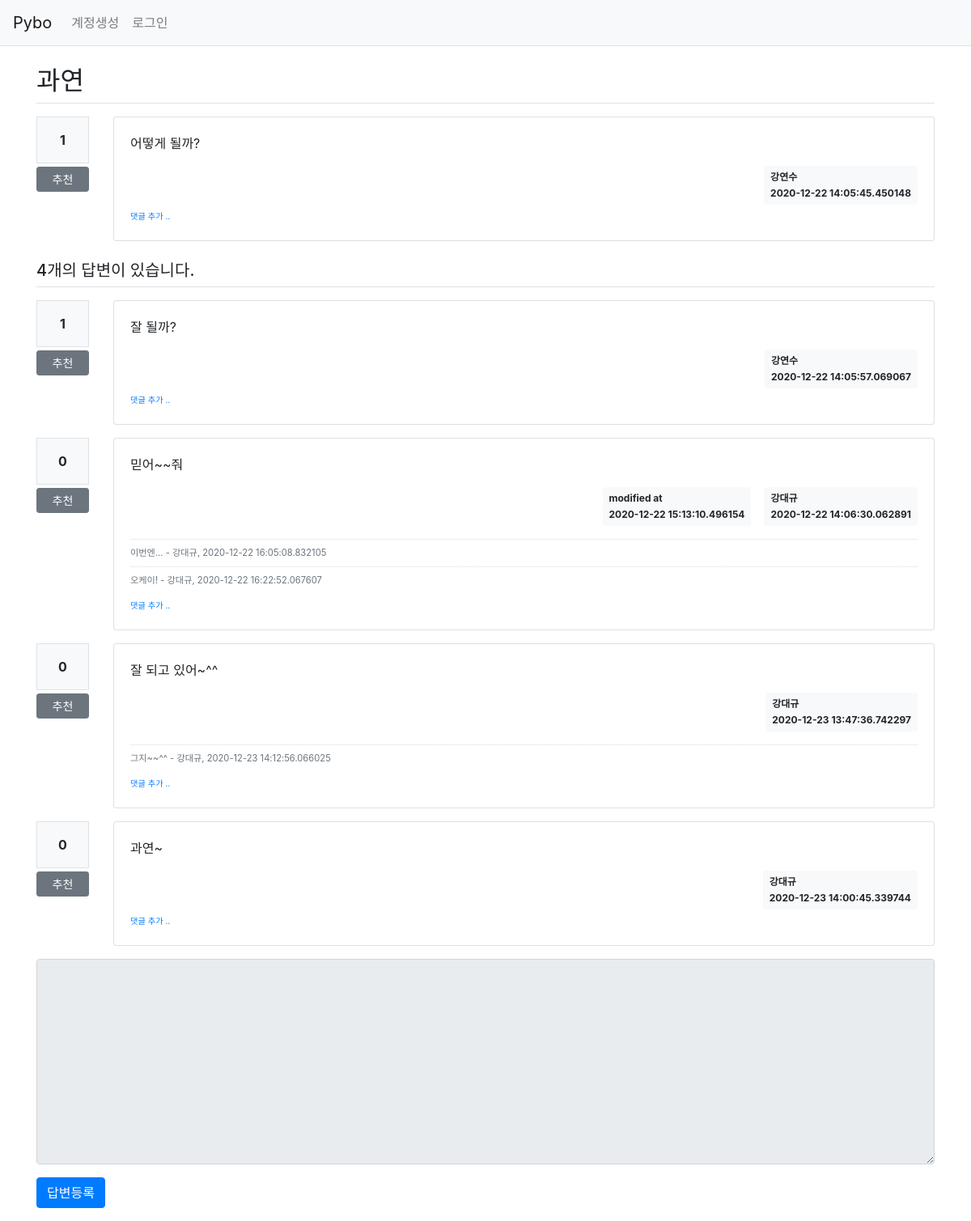
The page /question/detail/310/ on the database its author committed.
### pybo/models.py (models this page shows)
class Question(db.Model):
    id = db.Column(db.Integer, primary_key=True)
    subject = db.Column(db.String(200), nullable=False)
    content = db.Column(db.Text(), nullable=False)
    create_date = db.Column(db.DateTime(), nullable=False)
    user_id = db.Column(db.Integer, db.ForeignKey('user.id', ondelete='CASCADE'), nullable=False)
    user = db.relationship('User', backref=db.backref('question_set'))
    modify_date = db.Column(db.DateTime(), nullable=True)
    voter = db.relationship('User', secondary=question_voter, backref=db.backref('question_voter_set'))

class User(db.Model):
    id = db.Column(db.Integer, primary_key=True)
    username = db.Column(db.String(150), unique=True, nullable=False)
    password = db.Column(db.String(200), nullable=False)
    email = db.Column(db.String(120), unique=True, nullable=False)

class Answer(db.Model):
    id = db.Column(db.Integer, primary_key=True)
    question_id = db.Column(db.Integer, db.ForeignKey('question.id', ondelete='CASCADE'))
    question = db.relationship('Question', backref=db.backref('answer_set'))
    content = db.Column(db.Text(), nullable=False)
    create_date = db.Column(db.DateTime(), nullable=False)
    user_id = db.Column(db.Integer, db.ForeignKey('user.id', ondelete='CASCADE'), nullable=False)
    user = db.relationship('User', backref=db.backref('answer_set'))
    modify_date = db.Column(db.DateTime(), nullable=True)
    voter = db.relationship('User', secondary=answer_voter, backref=db.backref('answer_voter_set'))

class Comment(db.Model):
    id = db.Column(db.Integer, primary_key=True)
    user_id = db.Column(db.Integer, db.ForeignKey('user.id', ondelete='CASCADE'), nullable=False)
    user = db.relationship('User', backref=db.backref('comment_set'))
    content = db.Column(db.Text(), nullable=False)
    create_date = db.Column(db.DateTime(), nullable=False)
    modify_date = db.Column(db.DateTime())
    question_id = db.Column(db.Integer, db.ForeignKey('question.id', ondelete='CASCADE'), nullable=True)
    question = db.relationship('Question', backref=db.backref('comment_set'))
    answer_id = db.Column(db.Integer, db.ForeignKey('answer.id', ondelete='CASCADE'), nullable=True)
    answer = db.relationship('Answer', backref=db.backref('comment_set'))

### pybo/views/question_views.py (the view)
@bp.route('/detail/<int:question_id>/')
def detail(question_id):
    form = AnswerForm()
    question = Question.query.get_or_404(question_id)
    return render_template('question/question_detail.html', question=question, form=form)

### pybo/forms.py
class AnswerForm(FlaskForm):
    content = TextAreaField('내용', validators=[DataRequired('내용은 필수입력 항목입니다.')])

### pybo/views/auth_views.py (called while the page is built)
@bp.before_app_request
def load_logged_in_user():
    user_id = session.get('user_id')
    if user_id is None:
        g.user = None
    else:
        g.user = User.query.get(user_id)

### pybo/templates/question/question_detail.html (shortened to what this page needs)
{% extends 'base.html' %}
{% block content %}
<div class="container my-3">
    <h2 class="border-bottom py-2">{{ question.subject }}</h2>
    <div class="row my-3">
        <div class="col-1">
            <div class="bg-light text-center p-3 border font-weight-bolder mb-1">{{ question.voter|length }}</div>
            <a href="#" data-uri="{{ url_for('vote.question', question_id=question.id) }}"
               class="recommend btn btn-sm btn-secondary btn-block my-1">추천</a>
        </div>
        <div class="col-11">
            <div class="card">
                <div class="card-body">
                    <div class="card-text">{{ question.content|markdown }}</div>
                    <div class="d-flex justify-content-end">
                        <div class="badge badge-light p-2 text-left">
                            <div class="mb-2">{{ question.user.username }}</div>
                            <div>{{ question.create_date }}</div>
                        </div>
                    </div>
                    <div>
                        <a href="{{ url_for('comment.create_question', question_id=question.id) }}"
                           class="small"><small>댓글 추가 ..</small></a>
                    </div>
                </div>
            </div>
        </div>
    </div>
    <h5 class="border-bottom my-3 py-2">{{ question.answer_set|length }}개의 답변이 있습니다.</h5>
    {% for answer in question.answer_set %}
    <div class="row my-3">
        <div class="col-1">
            <div class="bg-light text-center p-3 border font-weight-bolder mb-1">{{ answer.voter|length }}</div>
            <a href="#" data-uri="{{ url_for('vote.answer', answer_id=answer.id) }}"
                class="recommend btn btn-sm btn-secondary btn-block my-1">추천</a>
        </div>
        <div class="col-11">
            <div class="card">
                <div class="card-body">
                    <div class="card-text">{{ answer.content|markdown }}</div>
                    <div class="d-flex justify-content-end">
                        {% if answer.modify_date %}
                        <div class="badge badge-light p-2 text-left mx-3">
                            <div class="mb-2">modified at</div>
                            <div>{{ answer.modify_date }}</div>
                        </div>
                        {% endif %}
                        <div class="badge badge-light p-2 text-left">
                            <div class="mb-2">{{ answer.user.username }}</div>
                            <div>{{ answer.create_date }}</div>
                        </div>
                    </div>
                    {% if answer.comment_set|length > 0 %}
                    <div class="mt-3">
                    {% for comment in answer.comment_set %}
                        <div class="comment py-2 text-muted">
                            <span style="white-space: pre-line;">{{ comment.content }}</span>
                            <span>
                                - {{ comment.user.username }}, {{ comment.create_date }}
                            </span>
                        </div>
                    {% endfor %}
                    </div>
                    {% endif %}
                    <div>
                        <a href="{{ url_for('comment.create_answer', answer_id=answer.id) }}"
                           class="small"><small>댓글 추가 ..</small></a>
                    </div>
                </div>
            </div>
        </div>
    </div>
    {% endfor %}
    <form action="{{ url_for('answer.create', question_id=question.id) }}" method="post" class="my-3">
        <div class="form-group">
            <textarea {% if not g.user %}disabled{% endif %}
                    name="content" id="content" class="form-control" rows="10"></textarea>
        </div>
        <input type="submit" value="답변등록" class="btn btn-primary">
    </form>
</div>
{% endblock %}

### pybo/static/style.css (style rules this page uses)
.comment { border-top:dotted 1px #ddd; font-size:0.7em; }

### rows shown on the page
Question: subject "과연", content "어떻게 될까?", create_date "2020-12-22 14:05:45.450148"
User: user.username "강연수"
Answer: voter|length "1", content "잘 될까?", user.username "강연수", create_date "2020-12-22 14:05:57.069067"
Answer: voter|length "0", content "믿어~~줘", modify_date "2020-12-22 15:13:10.496154", user.username "강대규", create_date "2020-12-22 14:06:30.062891"
Comment: content "이번엔...", user.username "강대규", create_date "2020-12-22 16:05:08.832105"
Comment: content "오케이!", user.username "강대규", create_date "2020-12-22 16:22:52.067607"
Answer: voter|length "0", content "잘 되고 있어~^^", user.username "강대규", create_date "2020-12-23 13:47:36.742297"
Comment: content "그지~~^^", user.username "강대규", create_date "2020-12-23 14:12:56.066025"
Answer: voter|length "0", content "과연~", user.username "강대규", create_date "2020-12-23 14:00:45.339744"

### other values the page prints
{{ question.voter|length }} "1"
{{ question.answer_set|length }} "4"
